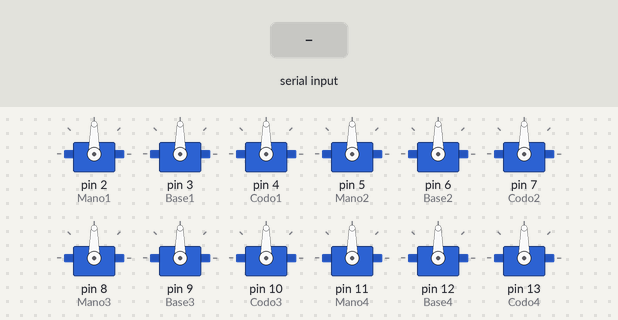
The sketch below on a simulated Arduino Uno, built with avr-gcc and run on an emulated ATmega328P. Shown: 12 × servo. The inputs (shaded band) are chosen by the test bench.

Above: at 3.2 s.
3.3 s: "f" received over Serial
At 5.3 s:
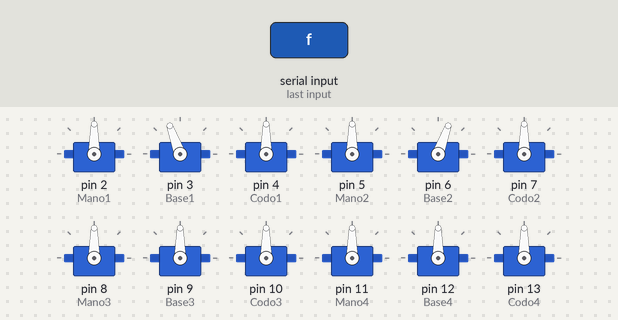
6.3 s: "t" received over Serial
At 8.4 s:
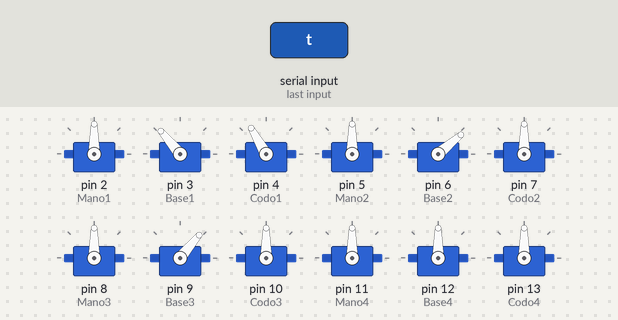
9.3 s: "d" received over Serial
12.3 s: "i" received over Serial
18.3 s: "x" received over Serial
At 19.5 s:
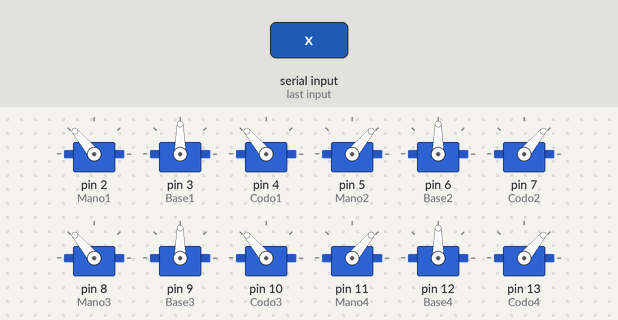
Timing chart, 0 to 22.3 s (numbered marks = the images above; inputs shaded):
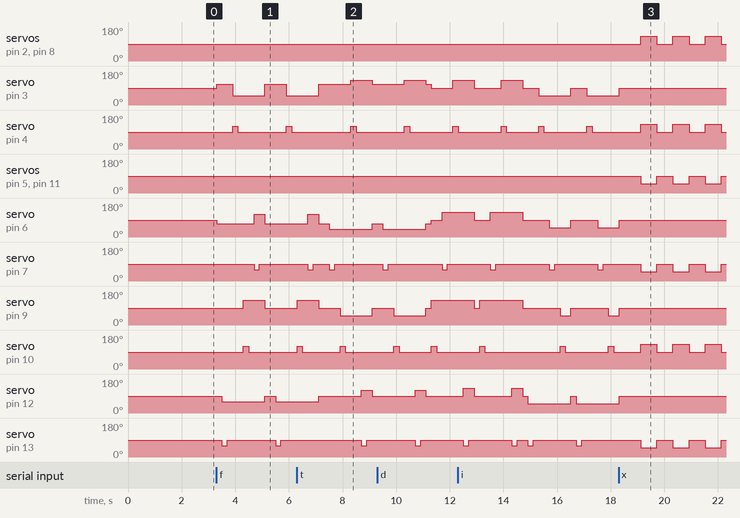

Measured:
- after the input at 3.3 s, servo on pin 3 (Base1): 90° → 110° at once, → 50° 0.60 s later, → 110° 1.2 s later, → 50° 0.80 s later; servo on pin 4 (Codo1): alternates 120° for 0.20 s and 90° for 1.8 s, starting after 0.60 s
- after the input at 6.3 s, servo on pin 4 (Codo1): 90° → 120° after 2.0 s, → 90° 0.20 s later; servo on pin 13 (Codo4): 90° → 60° after 2.4 s, → 90° 0.20 s later
- after the input at 18.3 s, servo on pin 2 (Mano1), servo on pin 4 (Codo1): alternates 130° for 0.60 s and 90° for 0.60 s, starting after 0.82 s

The sketch:

Ara_aRobot.ino
```cpp
/*
Araña Robot controlada por aplicacion Arduino bluetooth controller
Importante = Calibrar todos los motores a 90 grados en la mecánica
Fecha= 10/02/2020
Autor= Brigitte Oviedo
*/
#include <Servo.h> //Incluye la librerias necesarias para el servo

//Nombrando los servos a trabajar
Servo   Mano1;
Servo   Base1;
Servo   Codo1;
Servo   Mano2;
Servo   Base2;
Servo   Codo2;
Servo   Mano3;
Servo   Base3;
Servo   Codo3;
Servo   Mano4;
Servo   Base4;
Servo   Codo4;

int tiempo = 200;
char estado;

void setup()
 {
   Serial.begin(9600);
  //Pines de los servos 2, 3, 4, 5, 6, 7, 8, 9, 10, 11, 12, 13
   //Primera extremidad
    Mano1.attach(2);
    Base1.attach(3);
    Codo1.attach(4);

   //Segunda extremidad
    Mano2.attach(5);
    Base2.attach(6);
    Codo2.attach(7);

   //Tercera extremidad
    Mano3.attach(8);
    Base3.attach(9);
    Codo3.attach(10);

   //Cuarta extremidad
   Mano4.attach(11);
   Base4.attach(12);
   Codo4.attach(13);

   //Se estabiliza la araña
   condicion_inicial();
   delay(2000);
 }

void loop()
{
  if(Serial.available()>0){ // Lee el bluetooth y almacena en estado
      estado = Serial.read(); //Le lo mandado por el Celular

    if(estado=='f'){     //Camina hacia adelante
      for (int i=0;i<2;i++){
      Adelante();
      }
      condicion_inicial();
    }
    if(estado=='t'){     //Camina hacia atras
      for (int i=0;i<2;i++){
      Atras();
      }
      condicion_inicial();
    }
    if(estado=='d'){     //Gira hacia la derecha
      for (int i=0;i<2;i++){
      Derecha();
      }
    }
    if(estado=='i'){     //Gira hacia la izquierda
    for (int i=0;i<2;i++){
      Izquierda();
      }
    }
    if(estado=='x'){     //Sube y baja 3 veces
      for (int i=0;i<=2;i++){
        subir_bajar();
      }
    }
    if(estado=='o'){     //Sube y baja 3 veces
        condicion_inicial();
    }

  }
}

//Secuencia para que suba y baje la araña
void subir_bajar()
{
  condicion_inicial();
  delay(600);
  bajar();
  delay(600);
  condicion_inicial();
}

//Condicion inicial de los servos de la araña
void condicion_inicial()
{
    Codo1.write(90);
    Mano1.write(90);
    Base1.write(90);

    Codo2.write(90);
    Mano2.write(90);
    Base2.write(90);

    Codo3.write(90);
    Mano3.write(90);
    Base3.write(90);

    Codo4.write(90);
    Mano4.write(90);
    Base4.write(90);
}

//Funcion para que baje
void bajar()
{
  Codo1.write(130);
  Mano1.write(130);
  Base1.write(90);

  Codo2.write(50);
  Mano2.write(50);
  Base2.write(90);

  Codo3.write(130);
  Mano3.write(130);
  Base3.write(90);

  Codo4.write(50);
  Mano4.write(50);
  Base4.write(90);
}

//Funcion caminar hacia adelante
void Adelante()
{
  BaseAdelante();
  MoverPata4f();
  MoverPata1f();

  MoverPata3f();
  MoverPata2f();
  BaseAdelante();
}

//Funcion caminar hacia atras
void Atras()
{
  BaseAdelante();
  MoverPata2();
  MoverPata3();

  MoverPata1();
  MoverPata4();
  BaseAdelante();
}

//Funcion girar hacia la derecha
void Derecha()
{
  Codo3.write(120);
  Base3.write(130);
  delay(200);
  Codo3.write(90);
  Mano3.write(90);
  delay(tiempo);

  Codo2.write(60);
  Base2.write(130);
  delay(200);
  Codo2.write(90);
  Mano2.write(90);
  delay(tiempo);

  Codo1.write(120);
  Base1.write(130);
  delay(200);
  Codo1.write(90);
  Mano1.write(90);
  delay(tiempo);

  Codo4.write(60);
  Base4.write(130);
  delay(200);
  Codo4.write(90);
  Mano4.write(90);
  delay(tiempo);

  Base3.write(90);
  Base2.write(90);
  Base1.write(90);
  Base4.write(90);
  delay(200);
}

//Funcion girar hacia la derecha
void Izquierda()
{
  Codo4.write(60);
  Base4.write(50);
  delay(200);
  Codo4.write(90);
  Mano4.write(90);
  delay(tiempo);

  Codo1.write(120);
  Base1.write(50);
  delay(200);
  Codo1.write(90);
  Mano1.write(90);
  delay(tiempo);

  Codo2.write(60);
  Base2.write(50);
  delay(200);
  Codo2.write(90);
  Mano2.write(90);
  delay(tiempo);

  Codo3.write(120);
  Base3.write(50);
  delay(200);
  Codo3.write(90);
  Mano3.write(90);
  delay(tiempo);

  Base3.write(90);
  Base2.write(90);
  Base1.write(90);
  Base4.write(90);
  delay(200);
}

//////////////////////////////////////////////////
//Sub-Funciones para Caminar hacia adelante
//////////////////////////////////////////////////
void BaseAdelante()
{
  Base1.write(110); //70
  Base2.write(70);  //90
  Base3.write(90);  //90
  Base4.write(90); //120
  delay(tiempo);
}

void MoverPata4f()
{
  Codo4.write(60);
  Base4.write(60);
  delay(200);
  Codo4.write(90);
  Mano4.write(90);

  delay(tiempo);
}
void MoverPata1f()
{
  Codo1.write(120);
  Base1.write(50);
  delay(200);
  Codo1.write(90);
  Mano1.write(90);

  delay(tiempo);
}
void MoverPata3f()
{
  Codo3.write(120);
  Base3.write(130);
  delay(200);
  Codo3.write(90);
  Mano3.write(90);

  delay(tiempo);
}
void MoverPata2f()
{
  Codo2.write(60);
  Base2.write(120);
  delay(200);
  Codo2.write(90);
  Mano2.write(90);

  delay(tiempo);
}

//////////////////////////////////
//Sub-Funciones para Caminar hacia atras
//////////////////////////////////
void BaseAtras(){
  Base3.write(50); //70
  Base4.write(130);  //90
  Base1.write(90);  //90
  Base2.write(90); //120
  delay(tiempo);
}
void MoverPata2()
{
  Codo2.write(60);
  Base2.write(40);
  delay(200);
  Codo2.write(90);
  Mano2.write(90);
  delay(tiempo);
}
void MoverPata3()
{
  Codo3.write(120);
  Base3.write(50);
  delay(200);
  Codo3.write(90);
  Mano3.write(90);
  delay(tiempo);
}
void MoverPata1()
{
  Codo1.write(120);
  Base1.write(130);
  delay(200);
  Codo1.write(90);
  Mano1.write(90);
  delay(tiempo);
}
void MoverPata4()
{
  Codo4.write(60);
  Base4.write(120);
  delay(200);
  Codo4.write(90);
  Mano4.write(90);
  delay(tiempo);
}
```
